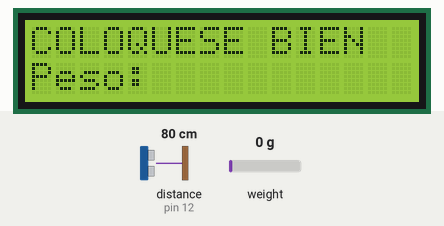
This sketch was run on a simulated Arduino Uno, built with avr-gcc and run on an emulated ATmega328P. On the bench: 16×2 character LCD. The test bench sets the inputs (shaded band); at power-on: distance to the obstacle (sensor on pin 12) 80 cm, weight on the scale 0 g. The echo pulse lasts 58.3 µs per cm; what the sketch prints to the serial monitor is not drawn.

Above: at 6.7 s.
6.8 s: distance to the obstacle (sensor on pin 12) set to 2 cm
At 12.6 s:
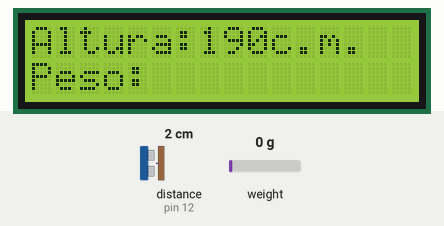
12.9 s: weight on the scale set to 100 g
At 15.5 s:
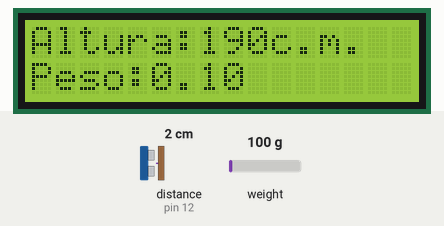
16.2 s: distance to the obstacle (sensor on pin 12) set to 4 cm
At 19.7 s:
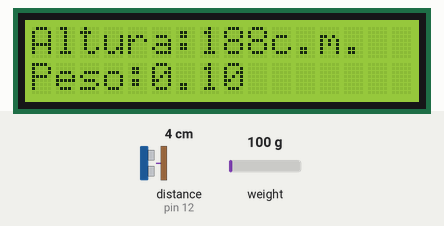
20.8 s: weight on the scale set to 1250 g
At 22.6 s:
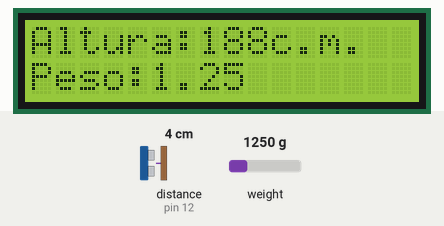
24.1 s: distance to the obstacle (sensor on pin 12) set to 9 cm
At 28.0 s:
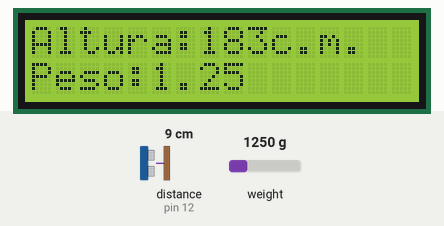
28.7 s: weight on the scale set to 2500 g
At 30.8 s:
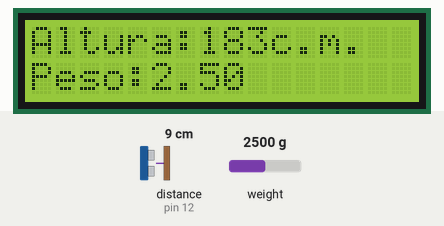
Timing chart, 0 to 32.3 s (numbered marks = the images above; inputs shaded):
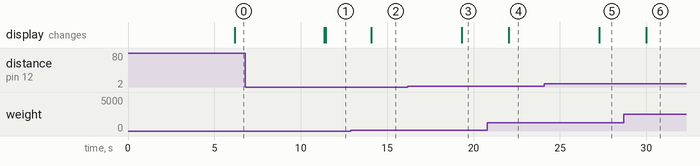

The sketch:

FinalCopia.ino
```cpp
#include <LiquidCrystal_I2C.h>
#include <SoftwareSerial.h>

#include <Wire.h>
#include "HX711.h"
#include "SR04.h"
#define TRIG_PIN 12
#define ECHO_PIN 11
SR04 sr04 = SR04(ECHO_PIN, TRIG_PIN);
long a;
long b;

#define DOUT  A1
#define CLK  A0
HX711 balanza;

LiquidCrystal_I2C lcd(0x27, 16, 2);
int btnS1 = 0;
int btnS2 = 0;
int btnS3 = 0;
int btnS4 = 0;
float r;


unsigned long startMillis;  //some global variables available anywhere in the program
unsigned long currentMillis = 0;
const unsigned long period = 3000;  //the value is a number of milliseconds

int selecta = 0;

//b1=8 b2=9
//b3=6 b4=7

void setup() {
  Serial.begin(9600);
  balanza.begin(DOUT, CLK);
  Wire.begin();
  lcd.backlight();
  lcd.init();
  lcd.println("<<<S.C.P.>>>");
  delay(2000);


  startMillis = millis();  //initial start time


  balanza.set_scale(35844.98886); // Establecemos la escala


  balanza.tare(20);  //El peso actual es considerado Tara.
  Wire.begin();


}

void loop() {


  do {


    a = sr04.Distance();
    delay(50);
    r = balanza.get_units(20), 3;
    int b = 192 - a;
    if (b > 150) {

      lcd.setCursor( 0, 0 );
      lcd.print("Altura:");
      lcd.print(b);
      delay(50);
      Serial.println(b);

      lcd.println("c.m.");
    } else {

      lcd.setCursor( 0, 0 );
      lcd.println("COLOQUESE BIEN");
    }

    if (r > 0.0) {


      lcd.setCursor( 0, 1 );
      lcd.print( "Peso:" );

      Serial.println(r);

      lcd.println(r);
    } else {
      lcd.setCursor( 0, 1 );
      lcd.print( "Peso:" );
      lcd.println("");
    }

    delay(500);

  } while (2 < 1);


  //aqui acaba loop
}
```

Measured:
- after the input at 6.8 s, the display: first changes after 4.6 s (image 1 shows a later state)
- after the input at 12.9 s, the display: changes after 1.2 s (image 2)
- after the input at 16.2 s, the display: changes after 3.1 s (image 3)
- after the input at 20.8 s, the display: changes after 1.2 s (image 4)
- after the input at 24.1 s, the display: changes after 3.2 s (image 5)
- after the input at 28.7 s, the display: changes after 1.3 s (image 6)
